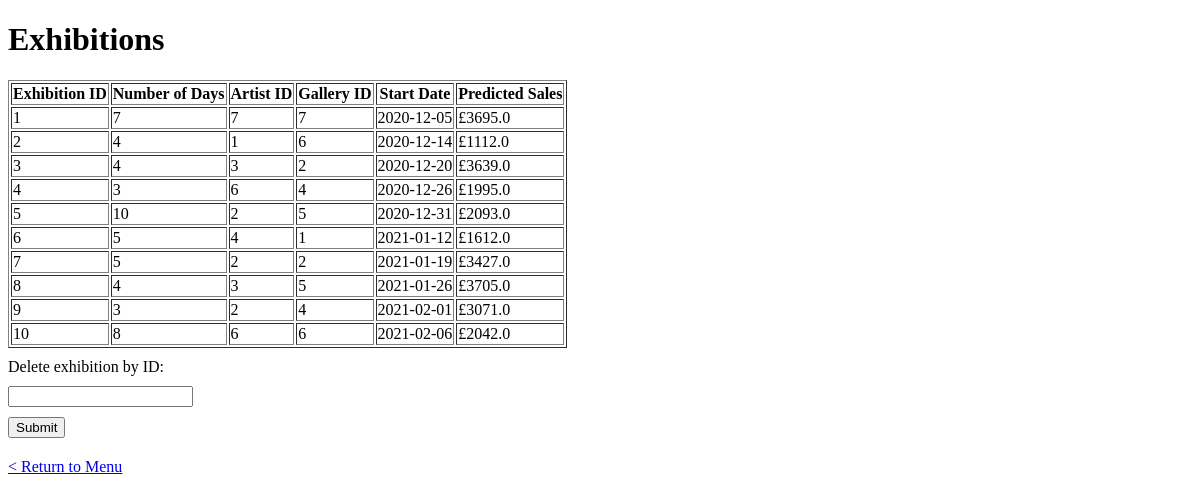
Page /viewexh on the committed database.
### tables this page shows
CREATE TABLE exhibitionTable (
exhibitionID INTEGER PRIMARY KEY,
numDays INTEGER NOT NULL,
artistID INTEGER NOT NULL,
galleryID INTEGER NOT NULL,
startDate TEXT NOT NULL,
predictedSales REAL NOT NULL,
FOREIGN KEY (artistID)
REFERENCES artistTable (artistID),
FOREIGN KEY (galleryID)
REFERENCES galleryTable (galleryID)
);

### app.py (the view, shortened to what this page needs)
@app.route('/viewexh', methods=['GET', 'POST'])
def viewexh():
    conn = sqlite3.connect('database.db')
    cursor = conn.cursor()
    cursor.execute('SELECT * FROM exhibitionTable')
    rows = cursor.fetchall()
    conn.close()
    return render_template('viewexh.html', exhibitions=rows)

### templates/viewexh.html (shortened to what this page needs)
{% extends 'base.html' %}
{% block main %}
<h1>Exhibitions</h1>
    <table border="1">
        <tr>
            <th>Exhibition ID</th>
            <th>Number of Days</th>
            <th>Artist ID</th>
            <th>Gallery ID</th>
            <th>Start Date</th>
            <th>Predicted Sales</th>
        </tr>
        {% for exhibition in exhibitions %}
            <tr>
                <td>{{ exhibition[0] }}</td>
                <td>{{ exhibition[1] }}</td>
                <td>{{ exhibition[2] }}</td>
                <td>{{ exhibition[3] }}</td>
                <td>{{ exhibition[4] }}</td>
                <td>£{{ exhibition[5] }}</td>
            </tr>
        {% endfor %}
    </table>
    <form id="myForm">
        <label for="input1">Delete exhibition by ID:</label>
        <input type="text" id="input1" name="input1">
        <button type="submit">Submit</button>
    </form>
    <p><a href="/">< Return to Menu</a></p>
{% endblock %}

### rows in the picture
exhibitionTable: exhibitionID "1", numDays "7", artistID "7", galleryID "7", startDate "2020-12-05", predictedSales "3695.0"
exhibitionTable: exhibitionID "2", numDays "4", artistID "1", galleryID "6", startDate "2020-12-14", predictedSales "1112.0"
exhibitionTable: exhibitionID "3", numDays "4", artistID "3", galleryID "2", startDate "2020-12-20", predictedSales "3639.0"
exhibitionTable: exhibitionID "4", numDays "3", artistID "6", galleryID "4", startDate "2020-12-26", predictedSales "1995.0"
exhibitionTable: exhibitionID "5", numDays "10", artistID "2", galleryID "5", startDate "2020-12-31", predictedSales "2093.0"
exhibitionTable: exhibitionID "6", numDays "5", artistID "4", galleryID "1", startDate "2021-01-12", predictedSales "1612.0"
exhibitionTable: exhibitionID "7", numDays "5", artistID "2", galleryID "2", startDate "2021-01-19", predictedSales "3427.0"
exhibitionTable: exhibitionID "8", numDays "4", artistID "3", galleryID "5", startDate "2021-01-26", predictedSales "3705.0"
exhibitionTable: exhibitionID "9", numDays "3", artistID "2", galleryID "4", startDate "2021-02-01", predictedSales "3071.0"
exhibitionTable: exhibitionID "10", numDays "8", artistID "6", galleryID "6", startDate "2021-02-06", predictedSales "2042.0"
